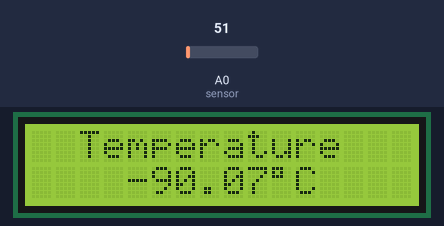
This sketch was run on a simulated Arduino Uno, built with avr-gcc and run on an emulated ATmega328P. On the bench: 16×2 character LCD. The test bench sets the inputs (shaded band); at power-on: A0 (sensor) = 51.

Above: at 3.2 s.
3.3 s: A0 (sensor) set to 61
At 4.7 s:
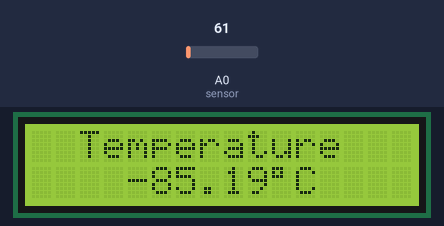
5.5 s: A0 (sensor) set to 71
At 6.6 s:
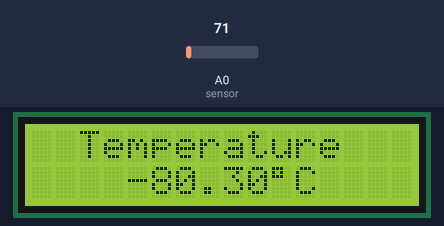
7.5 s: A0 (sensor) set to 86
At 8.5 s:
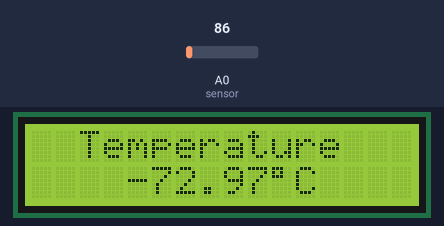
Timing chart, 0 to 10.5 s (numbered marks = the images above; inputs shaded):
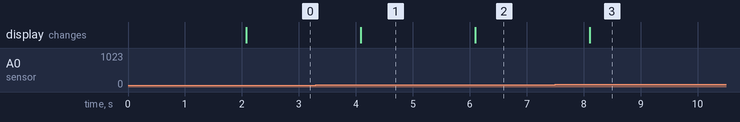

The sketch:

thermometer.ino
```cpp
#include <LiquidCrystal.h>

LiquidCrystal lcd(8, 9, 10, 11, 12, 13);
#define sensor A0
float tempOffset = -65.0; // Initialize with no offset

void setup()
{
  lcd.begin(16, 2);
  lcd.setCursor(0, 0);
  lcd.print(" Digital ");
  lcd.setCursor(0, 1);
  lcd.print(" Thermometer ");
  delay(2000);
  lcd.clear();
}

void loop()
{
  float reading = analogRead(sensor);
  float voltage = (reading / 1023.0) * 5.0; // Convert reading to voltage
  float temperature = (voltage-0.5) * 100.0; // LM35 output is 10 mV per degree Celsius
  temperature += tempOffset; // Apply calibration offset

  lcd.clear();
  lcd.setCursor(2, 0);
  lcd.print("Temperature");
  lcd.setCursor(4, 1);
  lcd.print(temperature);
  lcd.write("\xDF"); // Display the degree symbol
  lcd.print("C");
  delay(1000);
}
```

Measured:
- after the input at 3.3 s, the display: changes after 0.78 s (image 1)
- after the input at 5.5 s, the display: changes after 0.60 s (image 2)
- after the input at 7.5 s, the display: changes after 0.61 s (image 3)
